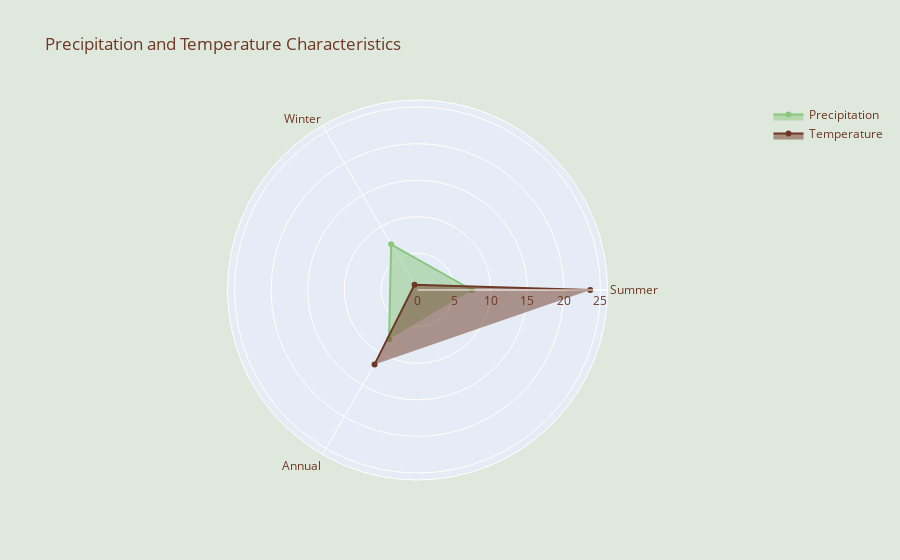

Notebook source saved alongside this figure:
### Code cell
import pandas as pd
import plotly.graph_objects as go

# Load the dataset
climate_data = pd.read_csv("DataSet/climate_change.csv")

# Select relevant columns for the spider plot
columns_precipitation = [
    'PPT_Summer',
    'PPT_Winter',
    'PPT_Annual'
]

columns_temperature = [
    'T_Summer',
    'T_Winter',
    'T_Annual'
]

# Ensure there are no missing values for the selected columns (or handle them appropriately)
climate_data_selected_precipitation = climate_data[columns_precipitation].dropna()
climate_data_selected_temperature = climate_data[columns_temperature].dropna()

# Calculate the mean values for the selected columns
mean_values_precipitation = climate_data_selected_precipitation.mean()
mean_values_temperature = climate_data_selected_temperature.mean()

# Create the spider plot
fig = go.Figure()

# Add trace for precipitation
fig.add_trace(go.Scatterpolar(
    r=mean_values_precipitation,
    theta=['Summer', 'Winter', 'Annual'],
    fill='toself',
    line=dict(color='#89c77f'),  # Green color for the line
    name='Precipitation'
))

# Add trace for temperature
fig.add_trace(go.Scatterpolar(
    r=mean_values_temperature,
    theta=['Summer', 'Winter', 'Annual'],
    fill='toself',
    line=dict(color='#6e3824'),  # Brown color for the line
    name='Temperature'
))

# Update the layout with a green and brown theme
fig.update_layout(
    polar=dict(
        radialaxis=dict(
            visible=True,
            range=[0, max(max(mean_values_precipitation), max(mean_values_temperature))*1.1]
        )
    ),
    showlegend=True,
    title="Precipitation and Temperature Characteristics",
    plot_bgcolor='#dfe8dc',  # Light green background color
    paper_bgcolor='#dfe8dc',  # Light green background color
    font=dict(color='#6e3824')  # Brown color for the text
)

# Show the plot
fig.show()

### Figure 1 — Plotly figure (JSON) as saved in the notebook; plotly's stock layout.template omitted (floating-point values rounded to 4 significant figures)
{"data": [{"fill": "toself", "line": {"color": "#89c77f"}, "name": "Precipitation", "r": [7.449, 7.205, 7.769], "theta": ["Summer", "Winter", "Annual"], "type": "scatterpolar"}, {"fill": "toself", "line": {"color": "#6e3824"}, "name": "Temperature", "r": [23.6, 0.8165, 11.74], "theta": ["Summer", "Winter", "Annual"], "type": "scatterpolar"}], "layout": {"font": {"color": "#6e3824"}, "paper_bgcolor": "#dfe8dc", "plot_bgcolor": "#dfe8dc", "polar": {"radialaxis": {"range": [0, 25.96], "visible": true}}, "showlegend": true, "title": {"text": "Precipitation and Temperature Characteristics"}}}
